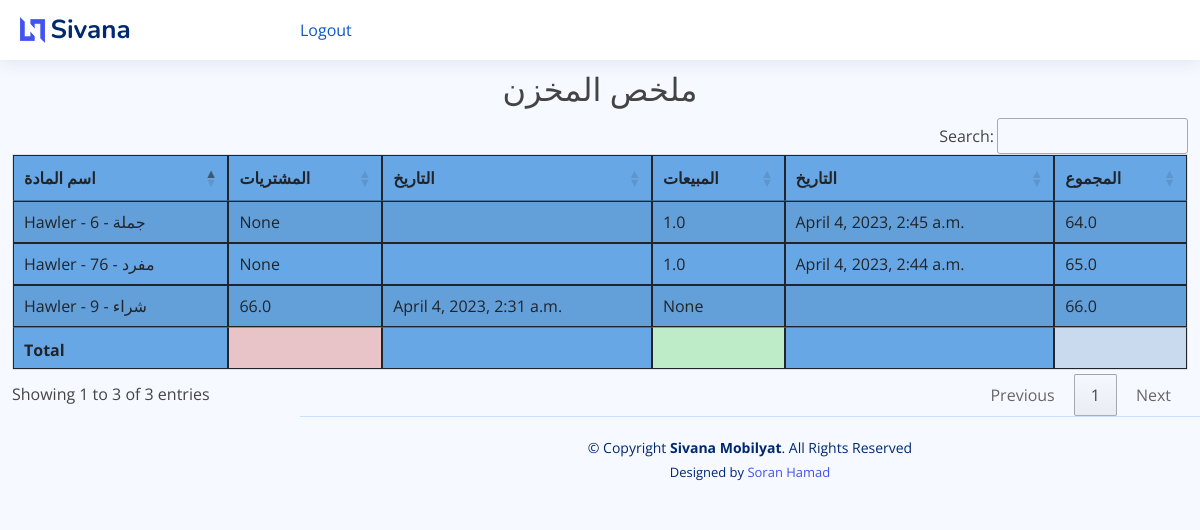
Page /stock_report on the earlier database version.
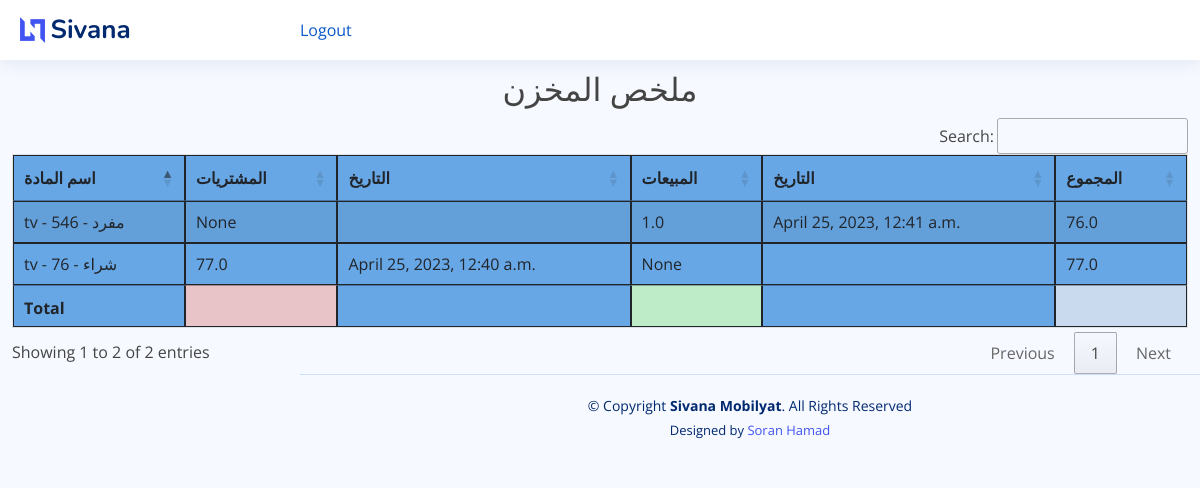
Same page on the later database version.
### mobilyat/models.py (models this page shows, shortened)
class Inventory(models.Model):
    item = models.ForeignKey(Item, on_delete=models.CASCADE)
    purchase = models.ForeignKey(Purchase, on_delete=models.CASCADE, default=0, null=True)
    sale = models.ForeignKey(SaleInvoice, on_delete=models.CASCADE, default=0, null=True)
    pur_qty = models.FloatField(default=0, null=True)
    sale_qty = models.FloatField(default=0, null=True)
    total_bal_qty = models.FloatField(default=0)
    class Meta:
        verbose_name_plural = '10. زانیاری کۆگا'

class Item(models.Model):
    PRICELIST = (
        ('مفرد', 'مفرد'),
        ('جملة', 'جملة'),
        ('شراء', 'شراء'),
        ('قسط', 'قسط'),
    )
    name = models.CharField(max_length=255)
    price = models.PositiveIntegerField(default=1)
    price_list = models.CharField(max_length=8, choices=PRICELIST, default='مفرد')
    class Meta:
        verbose_name_plural = 'مواد'
    def __str__(self):
        return f"{self.name} - {self.price} - {self.price_list}"

class Purchase(models.Model):
    invoice_number = models.CharField(max_length=8, unique=True, editable=False)
    vendor = models.ForeignKey(Vendor, on_delete=models.CASCADE)
    date = models.DateTimeField()
    class Meta:
        verbose_name_plural = '8. زیادکردن بۆ کۆگا'

class SaleInvoice(models.Model):
    STATUS = (
        ('مدفوع', 'مدفوع'),
        ('غير مدفوع', 'غير مدفوع'),
        ('قسط ', ' قسط'),
    )
    invoice_number = models.CharField(unique=True, editable=False, max_length=10)
    customer_name = models.ForeignKey(Customer, on_delete=models.CASCADE)
    status = models.CharField(max_length=10, choices=STATUS, default='مدفوع')
    date = models.DateTimeField()
    note = models.CharField(max_length=100, blank=True)
    class Meta:
        verbose_name_plural = '3. پسولەی فرۆشتن'

### mobilyat/views.py (the view, shortened to what this page needs)
# urls.py: path('stock_report', views.stock_report, name="stock_report"),
def stock_report(request):
    stock_report = Inventory.objects.select_related()
    context = {'stock_report': stock_report}
    return render(request, 'mobilyat/reports/stock_report.html', context)

### mobilyat/templates/mobilyat/reports/stock_report.html (shortened to what this page needs)
{% extends 'mobilyat/base.html' %}
{% block content %}
    <br>
    <br> <br>
 <h2 class="text-center"> ملخص المخزن </h2>
    <table id="example4" class="table table-striped" style="background-color: #68a7e5">
        <thead>
        <tr>
            <th>اسم المادة</th>
            <th>المشتريات</th>
            <th>التاريخ</th>
            <th>المبيعات</th>
            <th>التاريخ</th>
            <th>المجموع</th>
        </tr>
        </thead>
        <tbody>
        {% for i in  stock_report %}
            <tr>
                <td>{{ i.item }}</td>
                <td>{{ i.pur_qty }}</td>
                <td>{{ i.purchase.date }}</td>
                <td>{{ i.sale_qty }}</td>
                <td>{{ i.sale.date }}</td>
                <td>{{ i.total_bal_qty }}</td>
            </tr>
        {% endfor %}
        </tbody>
        <tfoot>
        <th></th>
        <th style="background-color: #e8c3c7"></th>
         <th></th>
        <th style="background-color: #beecc8"></th>
         <th></th>
        <th style="background-color: #c9d9ee"></th>
        </tfoot>
    </table>
{% endblock %}

Differences in the rows shown:
removed Inventory: item "Hawler - 9 - شراء", pur_qty "66.0", purchase "April 4, 2023, 2:31 a.m.", sale_qty "None", total_bal_qty "66.0"
removed Inventory: item "Hawler - 76 - مفرد", pur_qty "None", sale_qty "1.0", sale "April 4, 2023, 2:44 a.m.", total_bal_qty "65.0"
removed Inventory: item "Hawler - 6 - جملة", pur_qty "None", sale_qty "1.0", sale "April 4, 2023, 2:45 a.m.", total_bal_qty "64.0"
added Inventory: item "tv - 76 - شراء", pur_qty "77.0", purchase "April 25, 2023, 12:40 a.m.", sale_qty "None", total_bal_qty "77.0"
added Inventory: item "tv - 546 - مفرد", pur_qty "None", sale_qty "1.0", sale "April 25, 2023, 12:41 a.m.", total_bal_qty "76.0"
Other differences:
text written by a page script: "Search: Showing 1 to 3 of 3 entries Previous 1 Next" → "Search: Showing 1 to 2 of 2 entries Previous 1 Next"
